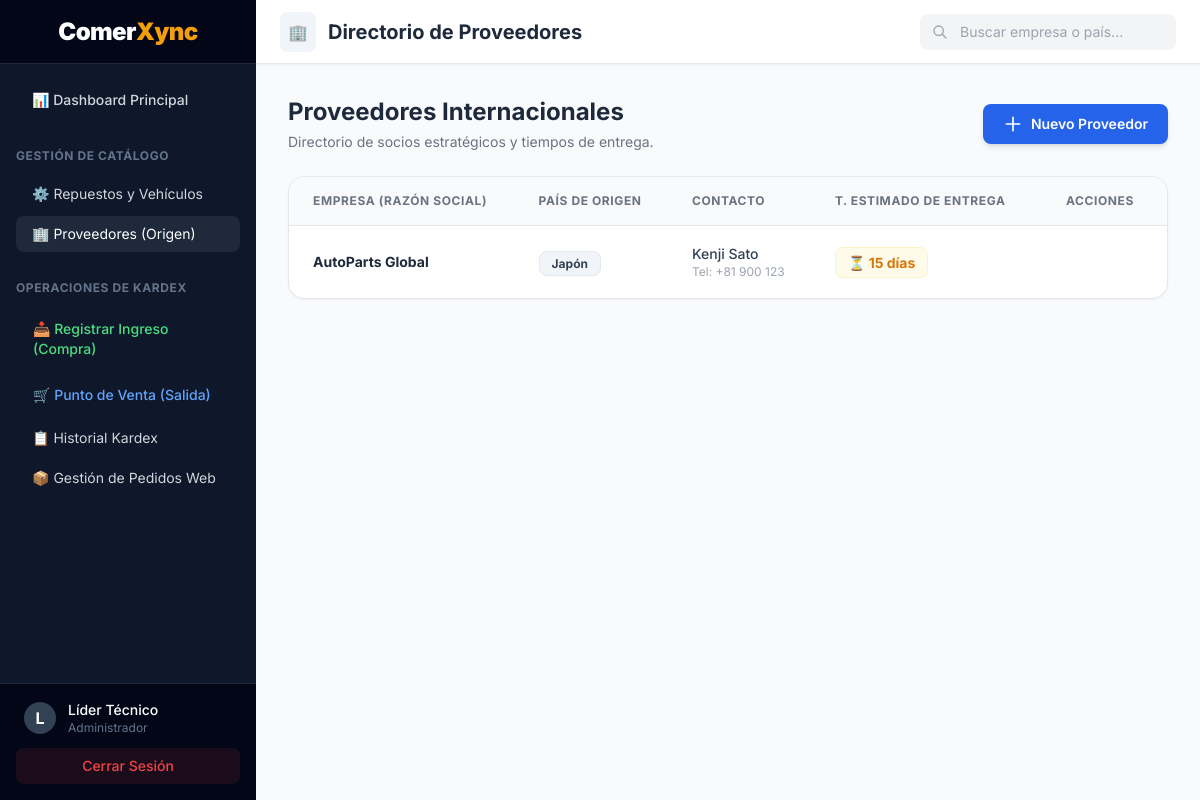
Screenshot of /views/proveedores.php (signed in) with the database file from the repository.
### tables this page shows
CREATE TABLE `proveedores` (
  `id_proveedor` int(11) NOT NULL,
  `razon_social` varchar(150) NOT NULL,
  `pais` varchar(50) NOT NULL,
  `contacto` varchar(100) DEFAULT NULL,
  `telefono` varchar(20) DEFAULT NULL,
  `tiempo_entrega_dias` int(11) DEFAULT 0,
  `fecha_registro` timestamp NOT NULL DEFAULT current_timestamp()
);

### views/proveedores.php (the view, shortened to what this page needs)
<?php
$database = new Conexion();
$db = $database->getConnection();
$query = "SELECT * FROM proveedores ORDER BY razon_social ASC";
$stmt = $db->prepare($query);
$stmt->execute();
$proveedores = $stmt->fetchAll(PDO::FETCH_ASSOC);
?>
<!DOCTYPE html>
<html lang="es">
<head>
    <script src="https://cdn.tailwindcss.com"></script>
</head>
<body class="bg-gray-50 flex h-screen overflow-hidden">
    <?php include 'includes/sidebar.php'; ?>
    <main class="flex-1 flex flex-col overflow-hidden">
        <header class="h-16 bg-white shadow-sm flex items-center justify-between px-6 shrink-0 border-b border-gray-200">
            <div class="flex items-center gap-3">
                <div class="bg-slate-100 text-slate-600 p-2 rounded-lg">🏢</div>
                <h1 class="text-xl font-bold text-slate-800">Directorio de Proveedores</h1>
            </div>
            <div class="flex items-center space-x-3">
                <div class="relative">
                    <input type="text" id="buscador" onkeyup="buscarProveedor()" placeholder="Buscar empresa o país..."
                           class="w-64 pl-10 pr-4 py-2 bg-gray-100 border-transparent rounded-lg text-sm focus:border-blue-500 focus:bg-white focus:ring-0 outline-none transition-all">
                    <svg class="w-4 h-4 text-gray-400 absolute left-3 top-2.5" fill="none" stroke="currentColor" viewBox="0 0 24 24"><path stroke-linecap="round" stroke-linejoin="round" stroke-width="2" d="M21 21l-6-6m2-5a7 7 0 11-14 0 7 7 0 0114 0z"></path></svg>
                </div>
            </div>
        </header>
        <div class="p-8 flex-1 overflow-auto">
            <div class="flex justify-between items-center mb-6">
                <div>
                    <h2 class="text-2xl font-bold text-slate-800">Proveedores Internacionales</h2>
                    <p class="text-sm text-gray-500 mt-1">Directorio de socios estratégicos y tiempos de entrega.</p>
                </div>
                <a href="nuevo_proveedor.php" class="bg-blue-600 hover:bg-blue-700 text-white px-5 py-2.5 rounded-lg text-sm font-semibold transition-colors shadow-md flex items-center gap-2">
                    <svg class="w-5 h-5" fill="none" stroke="currentColor" viewBox="0 0 24 24"><path stroke-linecap="round" stroke-linejoin="round" stroke-width="2" d="M12 4v16m8-8H4"></path></svg>
                    Nuevo Proveedor
                </a>
            </div>
            <div class="bg-white rounded-2xl shadow-sm border border-gray-200 overflow-hidden">
                <table class="w-full text-left border-collapse" id="tablaProveedores">
                    <thead>
                        <tr class="bg-slate-50 border-b border-gray-200 text-xs uppercase text-gray-500 font-bold tracking-wider">
                            <th class="px-6 py-4">Empresa (Razón Social)</th>
                            <th class="px-6 py-4">País de Origen</th>
                            <th class="px-6 py-4">Contacto</th>
                            <th class="px-6 py-4">T. Estimado de Entrega</th>
                            <th class="px-6 py-4 text-center">Acciones</th>
                        </tr>
                    </thead>
                    <tbody class="divide-y divide-gray-100">
                        <?php if(count($proveedores) > 0): ?>
                            <?php foreach($proveedores as $prov): ?>
                                <tr class="hover:bg-slate-50 transition-colors group">
                                    <td class="px-6 py-4 text-sm font-bold text-slate-800"><?php echo htmlspecialchars($prov['razon_social']); ?></td>
                                    <td class="px-6 py-4">
                                        <span class="px-3 py-1 bg-slate-100 text-slate-700 text-xs rounded-lg font-bold border border-slate-200">
                                            <?php echo htmlspecialchars($prov['pais']); ?>
                                        </span>
                                    </td>
                                    <td class="px-6 py-4">
                                        <p class="text-sm font-medium text-slate-700"><?php echo htmlspecialchars($prov['contacto']); ?></p>
                                        <p class="text-xs text-gray-400">Tel: <?php echo htmlspecialchars($prov['telefono']); ?></p>
                                    </td>
                                    <td class="px-6 py-4">
                                        <span class="text-sm font-bold text-amber-600 bg-amber-50 px-3 py-1.5 rounded-lg border border-amber-100">
                                            ⏳ <?php echo htmlspecialchars($prov['tiempo_entrega_dias']); ?> días
                                        </span>
                                    </td>
                                    <td class="px-6 py-4 text-center">
                                    </td>
                                </tr>
                            <?php endforeach; ?>
                        <?php endif; ?>
                    </tbody>
                </table>
            </div>
        </div>
    </main>
</body>
</html>

### views/proveedores.php (style rules this page uses)
body { font-family: 'Inter', sans-serif; }

### rows the page displays
proveedores: razon_social "AutoParts Global", pais "Japón", contacto "Kenji Sato", telefono "+81 900 123", tiempo_entrega_dias "15"

### other values shown
substr($_SESSION['usuario_nombre'], 0, 1) "L"
$_SESSION['usuario_nombre'] "Líder Técnico"
$_SESSION['usuario_rol'] "Administrador"
